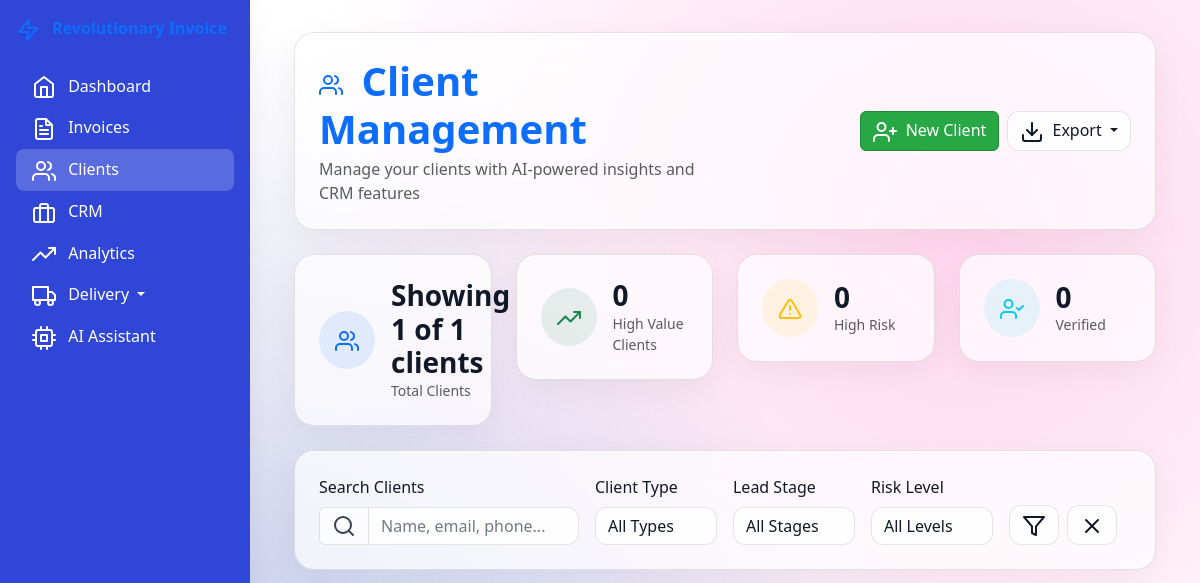
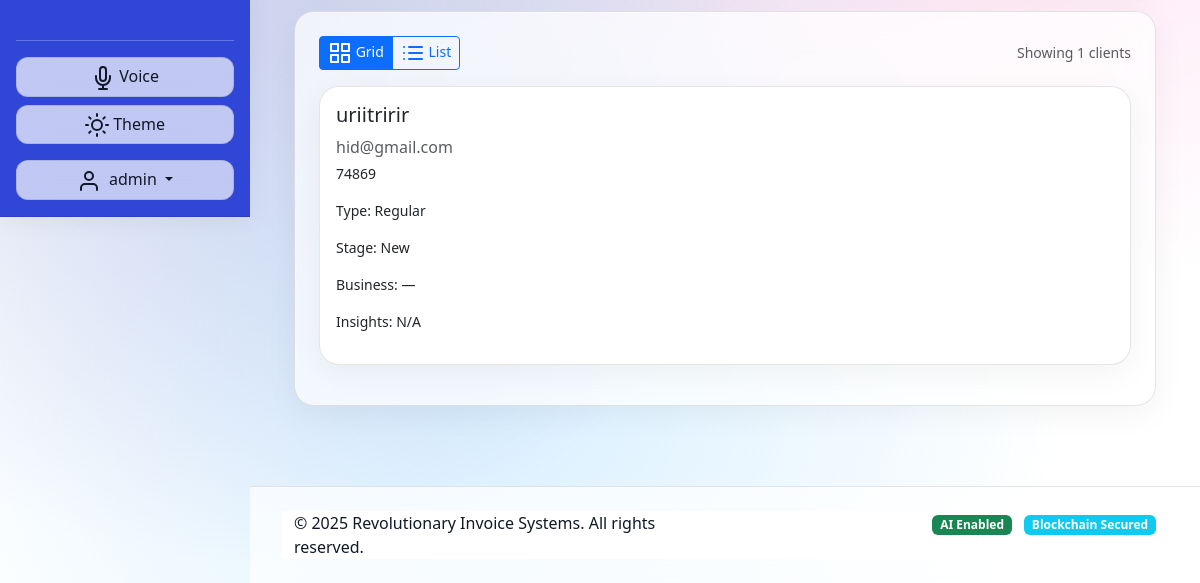
Before: /clients (signed in) with the older database file (2 pictures, top to bottom).
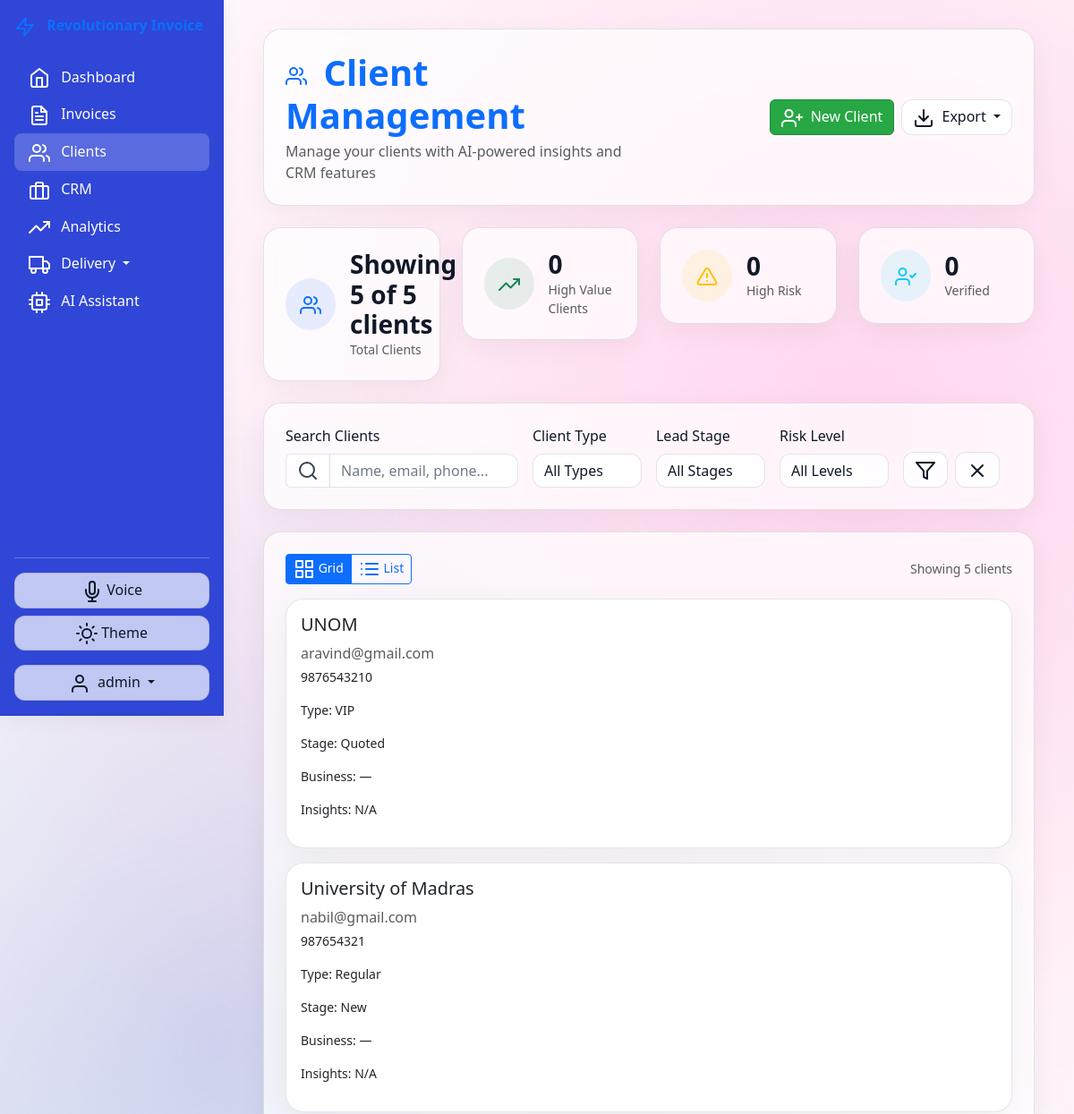
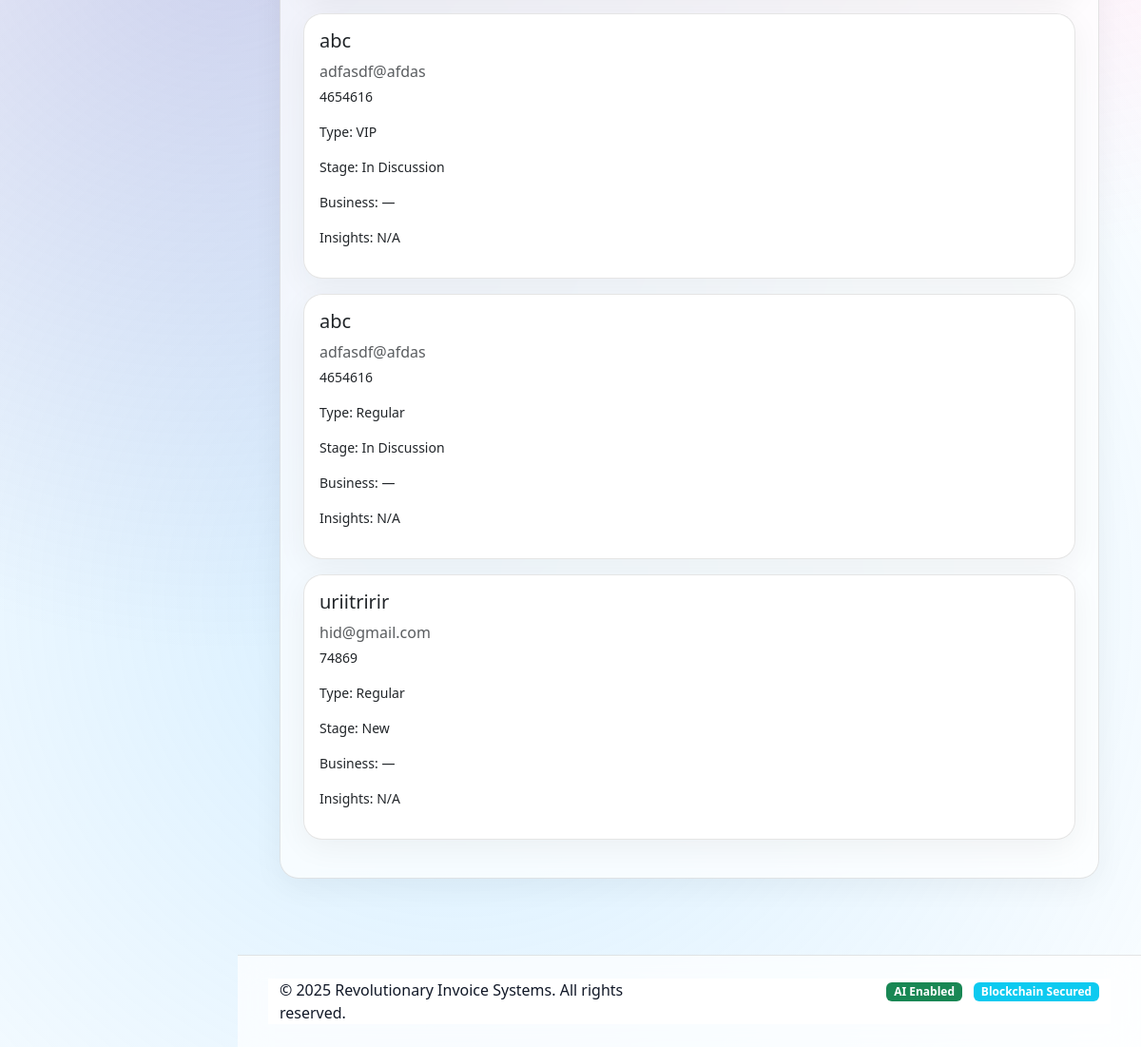
After: the same page with the newer database file (2 pictures, top to bottom).
### models.py (models this page shows)
class Client(db.Model):
    id = db.Column(db.Integer, primary_key=True)
    name = db.Column(db.String(200), nullable=False)
    contact_person = db.Column(db.String(100))
    address = db.Column(db.Text)
    city = db.Column(db.String(100))
    state = db.Column(db.String(100))
    pincode = db.Column(db.String(10))
    phone = db.Column(db.String(20))
    email = db.Column(db.String(120))
    gstin = db.Column(db.String(15))
    pan = db.Column(db.String(10))
    client_type = db.Column(db.String(50), default='Regular')
    tags = db.Column(db.Text)
    notes = db.Column(db.Text)
    lead_stage = db.Column(db.String(50), default='New')
    last_contact_date = db.Column(db.DateTime)
    follow_up_date = db.Column(db.DateTime)
    total_business = db.Column(db.Float, default=0.0)
    ai_risk_score = db.Column(db.Float, default=0.0)  # AI-calculated payment risk
    predicted_ltv = db.Column(db.Float, default=0.0)  # AI-predicted lifetime value
    communication_preferences = db.Column(JSON)  # AI-learned communication patterns
    sentiment_score = db.Column(db.Float, default=0.0)  # AI sentiment analysis
    payment_behavior_pattern = db.Column(db.String(50))  # Early/Late/Consistent
    preferred_products = db.Column(JSON)  # AI-detected product preferences
    blockchain_verified = db.Column(db.Boolean, default=False)
    created_at = db.Column(db.DateTime, default=datetime.utcnow)
    updated_at = db.Column(db.DateTime, default=datetime.utcnow, onupdate=datetime.utcnow)
    invoices = db.relationship('Invoice', backref='client', lazy=True)
    challans = db.relationship('DeliveryChallan', backref='client', lazy=True)

### routes.py (the view, shortened to what this page needs)
@app.route('/clients')
@login_required
def client_management():
    search = request.args.get('search', '')
    client_type = request.args.get('type', '')
    page = request.args.get('page', 1, type=int)
    query = Client.query
    if client_type:
        query = query.filter(Client.client_type == client_type)
    clients = query.order_by(Client.name).paginate(
        page=page, per_page=20, error_out=False
    )
    client_list = clients.items if hasattr(clients, 'items') else clients
    client_insights = {}
    return render_template(
        'client_management.html',
        clients=clients,
        client_list=client_list,
        search=search,
        client_type=client_type,
        client_insights=client_insights
    )

### app.py (called while the page is built)
@app.context_processor
def inject_today():
    return {'today': datetime.now()}

### routes.py (called while the page is built)
def login_required(f):
    from functools import wraps
    @wraps(f)
    def decorated_function(*args, **kwargs):
        if 'user_id' not in session:
            flash('Please log in to access this page.', 'error')
            return redirect(url_for('login'))
        return f(*args, **kwargs)
    return decorated_function

@app.context_processor
def inject_globals():
    return {
        'ai_enabled': app.config.get("AI_FEATURES_ENABLED", False),
        'blockchain_enabled': app.config.get("BLOCKCHAIN_ENABLED", False),
        'current_user_id': session.get('user_id'),
        'is_admin': session.get('is_admin', False)
    }

### templates/client_management.html (shortened to what the changed rows need)
{% extends "base.html" %}
{% block content %}
<div class="container-fluid">
    <div class="row mb-4">
        <div class="col-12">
            <div class="glass-card p-4">
                <div class="row align-items-center">
                    <div class="col-md-6">
                        <h1 class="display-6 fw-bold text-primary mb-1">
                            <i data-feather="users" class="me-2"></i>
                            Client Management
                        </h1>
                    </div>
                </div>
            </div>
        </div>
    </div>
    <div class="row mb-4">
        <div class="col-md-3">
            <div class="glass-card p-4 metric-card">
                <div class="d-flex align-items-center">
                    <div>
                        <h3 class="fw-bold mb-0">Showing {{ client_list|length }} of {{ clients.total }} clients
</h3>
                        <p class="text-muted mb-0 small">Total Clients</p>
                    </div>
                </div>
            </div>
        </div>
    </div>
<div class="row">
    <div class="col-12">
        <div class="glass-card p-4">
            <div class="d-flex justify-content-between align-items-center mb-3">
                <div class="btn-group" role="group">
                    <label class="btn btn-outline-primary btn-sm" for="gridView">
                    </label>
                    <label class="btn btn-outline-primary btn-sm" for="listView">
                    </label>
                </div>
                <div class="text-muted small">
                    Showing {{ client_list|length }} clients
                </div>
            </div>
                        <div id="gridViewContainer">
                            {% if client_list|length > 0 %}
                                {% for client in client_list %}
                                    <div class="card glass-card p-3 mb-3">
                                        <h5>{{ client.name }}</h5>
                                        <p class="text-muted mb-1">{{ client.email }}</p>
                                        <p class="small">{{ client.phone }}</p>
                                        <p class="small">Type: {{ client.client_type }}</p>
                                        <p class="small">Stage: {{ client.lead_stage }}</p>
                                        <p class="small">Business: {{ client.total_business or "—" }}</p>
                                        <p class="small">
                                            Insights:
                                            {% if client.id in client_insights %}
                                                {{ client_insights[client.id].risk_level }} Risk
                                            {% else %}
                                                N/A
                                            {% endif %}
                                        </p>
                                    </div>
                                {% endfor %}
                            {% endif %}
                        </div>
            </div>
        </div>
    </div>
</div>
{% endblock %}

Changed rows visible on the page:
added Client: name "UNOM", email "aravind@gmail.com", phone "9876543210", client_type "VIP", lead_stage "Quoted", total_business "—", shows "N/A"
added Client: name "University of Madras", email "nabil@gmail.com", phone "987654321", client_type "Regular", lead_stage "New", total_business "—", shows "N/A"
added Client: name "abc", email "adfasdf@afdas", phone "4654616", client_type "VIP", lead_stage "In Discussion", total_business "—", shows "N/A"
added Client: name "abc", email "adfasdf@afdas", phone "4654616", client_type "Regular", lead_stage "In Discussion", total_business "—", shows "N/A"
Other visible differences:
{{ client_list|length }}: "1" → "5"
{{ clients.total }}: "1" → "5"
